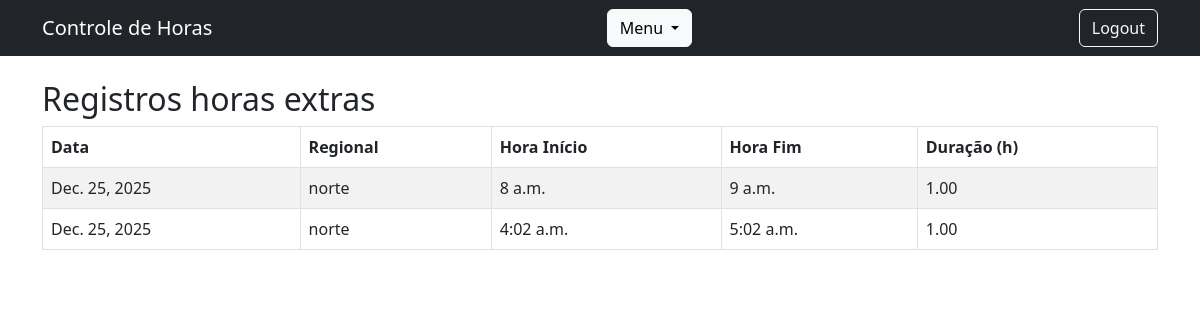
The page /lista/ (signed in) on the database as committed earlier.
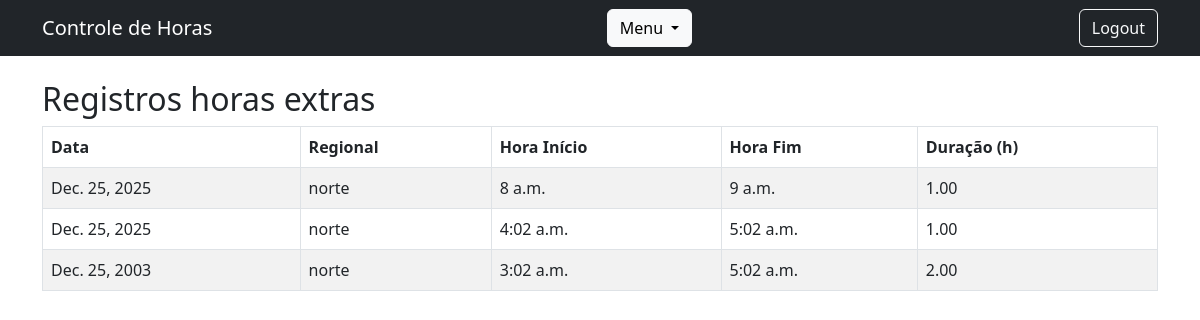
The same page on the database as committed later.
### core/models.py (models this page shows, shortened)
class RegistroHora(models.Model):
    funcionario = models.ForeignKey(User, on_delete=models.CASCADE, null=True, blank=True)
    regional = models.ForeignKey(Regional, on_delete=models.CASCADE)
    data = models.DateField()
    hora_inicio = models.TimeField()
    hora_fim = models.TimeField()
    def total_horas(self):
        delta = datetime.combine(self.data, self.hora_fim) - datetime.combine(self.data, self.hora_inicio)
        return delta.total_seconds() / 3600

class Regional(models.Model):
    nome = models.CharField(max_length=100)
    def __str__(self):
        return self.nome

### core/views.py (the view)
# urls.py: path('lista/', views.lista_registros, name='lista_registros'),
@login_required
def lista_registros(request):
    registros = RegistroHora.objects.all()
    return render(request, 'core/lista_registros.html', {'registros': registros})

### core/Templates/core/lista_registros.html
{% extends 'core/inicio.html' %}
{% block content %}
{% if user.is_staff %}
<h2>Registros horas extras</h2>
<table class="table table-bordered table-striped">
    <thead>
        <tr>
            <th>Data</th>
            <th>Regional</th>
            <th>Hora Início</th>
            <th>Hora Fim</th>
            <th>Duração (h)</th>
        </tr>
    </thead>
    <tbody>
        {% for r in registros %}
        <tr>
            <td>{{ r.data }}</td>
            <td>{{ r.regional }}</td>
            <td>{{ r.hora_inicio }}</td>
            <td>{{ r.hora_fim }}</td>
            <td>{{ r.total_horas|floatformat:2 }}</td>
        </tr>
        {% empty %}
        <tr>
            <td colspan="5">Nenhum registro encontrado.</td>
        </tr>
        {% endfor %}
    </tbody>
</table>
{% else %}
<p>Você não tem permissão para visualizar essa página.</p>
{% endif %}
{% endblock %}

Rows that differ between the two databases and show on the page:
added RegistroHora: data "Dec. 25, 2003", regional "norte", hora_inicio "3:02 a.m.", hora_fim "5:02 a.m.", total_horas "2.00"
